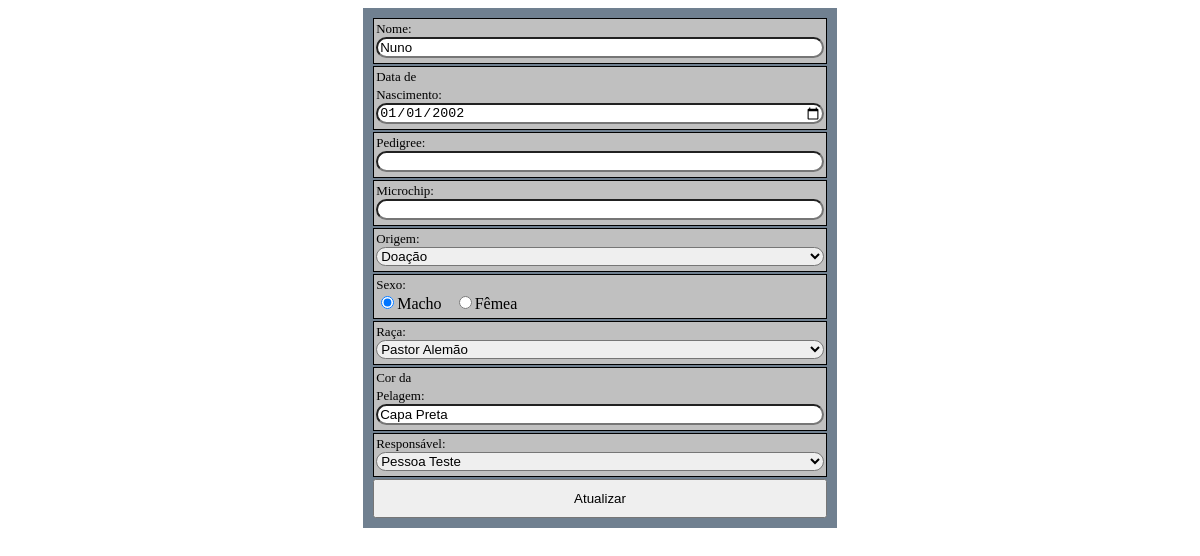
/src/Module/Canino/view/edit.php?id_canino=1, run on an earlier commit of the app's database.
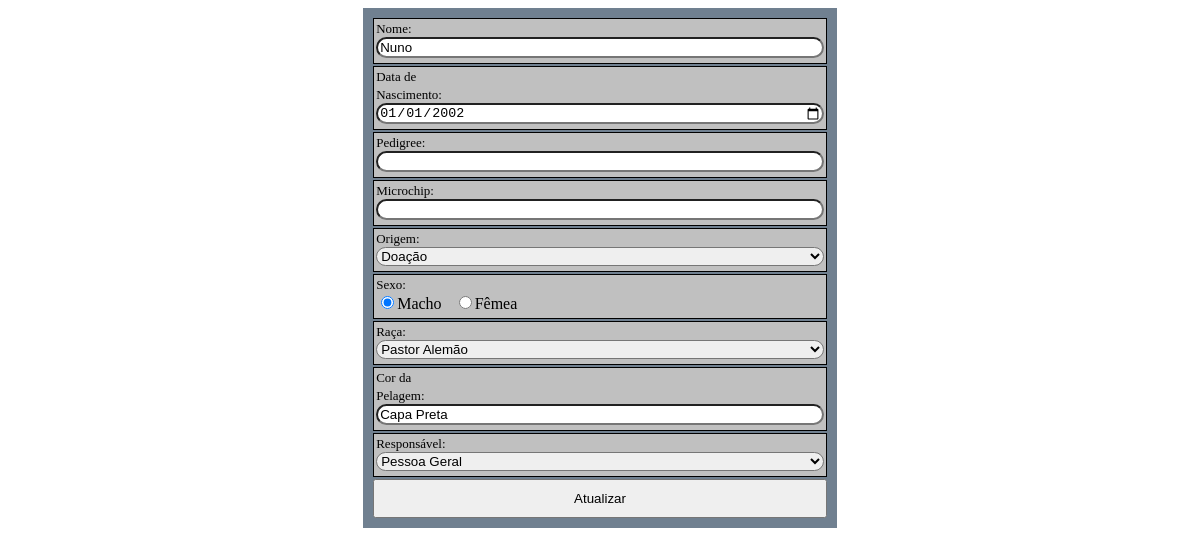
And on a later commit of the database.
### tables this page shows
CREATE TABLE `canino` (
  `id_canino` int(11) NOT NULL AUTO_INCREMENT,
  `nome_canino` text,
  `data_nascimento` date DEFAULT NULL,
  `pedigree` text,
  `microchip` text,
  `origem` varchar(50) DEFAULT NULL,
  `sexo` varchar(50) DEFAULT NULL,
  `id_raca` int(11) DEFAULT NULL,
  `id_box` int(11) DEFAULT NULL,
  `cpf` varchar(11) DEFAULT NULL,
  `cor` varchar(50) DEFAULT NULL,
  PRIMARY KEY (`id_canino`),
  KEY `id_raca` (`id_raca`),
  KEY `id_box` (`id_box`),
  KEY `canino_ibfk_1` (`cpf`),
  CONSTRAINT `canino_ibfk_1` FOREIGN KEY (`cpf`) REFERENCES `pessoa` (`cpf`),
  CONSTRAINT `canino_ibfk_2` FOREIGN KEY (`id_raca`) REFERENCES `raca` (`id_raca`),
  CONSTRAINT `canino_ibfk_3` FOREIGN KEY (`id_box`) REFERENCES `box` (`id_box`)
);

CREATE TABLE `pessoa` (
  `cpf` varchar(11) NOT NULL,
  `email` text,
  `nome_pessoa` text,
  `senha` text,
  `id_perfil` int(11) DEFAULT NULL,
  PRIMARY KEY (`cpf`),
  KEY `id_perfil` (`id_perfil`),
  CONSTRAINT `pessoa_ibfk_1` FOREIGN KEY (`id_perfil`) REFERENCES `perfil` (`id_perfil`)
);

CREATE TABLE `raca` (
  `id_raca` int(11) NOT NULL AUTO_INCREMENT,
  `nome_raca` text,
  PRIMARY KEY (`id_raca`)
);

### src/Module/Canino/Model/CaninoTabela.php (called while the page is built, shortened)
<?php
class CaninoTabela implements ITabela{
    public static function getInstancia() {
        $ds = new \CasteloBranco\Canil\Data\ClientDataSet();
        $ds->setTable("canino");
        return $ds;
    }
    public static function find(array $id) {
        $ds = self::getInstancia();
        return \CasteloBranco\Canil\Factory\Creator::
                factoryMethod(Canino::class,$ds->getRow($id));
    }
}

### src/Data/ClientDataSet.php (called while the page is built, shortened)
<?php
class ClientDataSet {
    private $table;
    public function setTable($table) {
        $this->table = $table;
        return $this;
    }
    public function getRow(array $id){
        $ds = new Table\SelectData($this->table);
        $ds->setWhere($id);
        $ds->setVals($id);
        return $ds->row();
    }
}

### src/Data/Table/SelectData.php (called while the page is built, shortened)
<?php
class SelectData extends DataSet{
    private $table;
    private $join = array();
    private $order = array();
    private $group = array();
    private $where = array();
    private $having = array();
    private $limit = array();
    public function __construct($tblName) {
        $this->table = $tblName;
    }
    public function getComando() {
        $cmd = "SELECT ".substr($this->getCols(),0,-1)." FROM $this->table".$this->space($this->join);
        $cmd .= $this->getJoin().$this->space($this->where);
        $cmd .= $this->getWhere().$this->space($this->group);
        $cmd .= substr($this->getGroup(),0,-1).$this->space($this->having);
        $cmd .= $this->getHaving().$this->space($this->order);
        $cmd .= substr($this->getOrder(),0,-1).$this->space($this->limit);
        $cmd .= substr($this->getLimit(),0,-1).";";
        return $cmd;
    }
    private function getCols(){
        $cols = NULL;
        $cols .= $this->getConcat();
        return "* ";
    }
    private function getConcat(){
        $concat = NULL;
        return $concat;
    }
    private function getJoin(){
        $join = NULL;
        return $join;
    }
     private function getOrder(){
        $order = NULL;
        return $order;
    }
    private function getGroup(){
        $group = NULL;
        return $group;
    }
    private function getHaving(){
        $having = NULL;
        return $having;
    }
    private function getWhere(){
        $where = NULL;
        $termos = NULL;
        if(count($this->where)>0){
            $where .= "WHERE ";
            foreach ($this->where as $str => $value){
                $termos .= "$str LIKE :$str AND";
            }
            $where .= substr($termos,0,-4);
        }
        return $where;
    }
    private function getLimit(){
        $limit = NULL;
        return $limit;
    }
    private function space(array $var){
        if(count($var)>0){
            return " ";
        }
        return NULL;
    }
    public function setVals(array $vals) {
        $this->values = array_merge($this->values,$vals);
    }
    public function setWhere(array $where){
        $this->where = array_merge($this->where,$where);
    }
    public function row($sql = NULL) {
        $sql .= $this->getComando();
        return parent::row($sql);
    }
}

### src/Data/DataSet.php (called while the page is built, shortened)
<?php
class DataSet {
    private $params = array();
    protected $values = array();
    private function init($sql){
        try{
            $con = Conexao::getConection();
            $stmt = $con->prepare($sql);
            foreach ($this->values as $key => $values){
                if(!isset($this->params[$key])){
                    $this->params[$key] = \PDO::PARAM_STR;
                }
                $stmt->bindValue($key,$values,$this->params[$key]);
            }
            $stmt->execute();
            return $stmt;
        } catch (\PDOException $ex) {
            throw $ex;
        }
    }
    public function row($sql){
        $stmt = $this->init($sql);
        $row = $stmt->fetch(\PDO::FETCH_ASSOC);
        return $row;
    }
}

### src/Module/Canino/Controller/CaninoController.php (called while the page is built, shortened)
<?php
class CaninoController implements \CasteloBranco\Canil\Interfaces\IController {
    public function editAction() {
        $canino = \CasteloBranco\Canil\Module\Canino\Model\CaninoTabela::
                find(filter_input_array(INPUT_GET));
        $raca = \CasteloBranco\Canil\Module\Raca\Model\RacaTabela::findAll();
        $pessoa = \CasteloBranco\Canil\Module\Pessoa\Model\PessoaTabela::findAll();
        return array(
          "canino" => $canino,
          "racas" => $raca,
          "pessoa" => $pessoa,
        );
    }
}

### src/Module/Canino/Model/Canino.php (called while the page is built, shortened)
<?php
class Canino extends Product{
    public function setIdCanino($idCanino) {
        return $this;
    }
    public function setNomeCanino($nomeCanino) {
        return $this;
    }
    public function setDataNascimento($dataNascimento) {
        return $this;
    }
    public function setMicrochip($microchip) {
        return $this;
    }
    public function setPedigree($pedigree) {
        return $this;
    }
    public function setOrigem($origem) {
        return $this;
    }
    public function setSexo($sexo) {
        return $this;
    }
    public function setIdRaca($idRaca) {
        return $this;
    }
    public function setIdBox($idBox) {
        return $this;
    }
    public function setCpf($cpf) {
        return $this;
    }
    public function setCor($cor) {
        return $this;
    }
}

### src/Module/Canino/view/edit.php (the view, shortened to what the changed rows need)
<!DOCTYPE html>
<html>
    <head>
        <?php
            $ctrl = new \CasteloBranco\Canil\Module\Canino\Controller\CaninoController();
            $dados = $ctrl->editAction();
            $can = $dados["canino"];
        ?>
        <link href="../../../public/css/principal.css" rel="stylesheet" type="text/css">
    </head>
    <body>
        <form name="edit_canine" method="post" action="">
            <div>
                <label for="nome_canino">Nome:</label>
                <input type="text" name="nome_canino" value="<?php echo $can->getNomeCanino();?>">
            </div>
            <div>
                <label for="data_nascimento">Data de Nascimento:</label>
                <input type="date" name="data_nascimento" value="<?php echo $can->getDataNascimento();?>">
            </div>
            <div>
                <label for="origem">Origem:</label>
                <select name="origem">
                    <option <?php if($can->getOrigem()=="Doação"):?>
                        selected="true"<?php endif;?> >Doação</option>
                </select>
            </div>
            <div>
                <label for="sexo">Sexo:</label>
                <input type="radio" name="sexo" value="Macho"
                    <?php if($can->getSexo() == "Macho"): ?>
                       checked="true"<?php endif;?>>Macho &nbsp;
                <input type="radio" name="sexo" value="Fêmea"
                       <?php if($can->getSexo() == "Fêmea"): ?>
                       checked="true"<?php endif;?>>Fêmea
            </div>
            <div>
                <label for="id_raca">Raça:</label>
                <select name="id_raca">
                    <?php foreach($dados["racas"] as $opt):?>
                    <option value="<?php echo $opt->id_raca ?>"
                          <?php if($can->getIdRaca()==$opt->id_raca):?>
                        selected="true"<?php endif;?> ><?php
                    echo $opt->nome_raca ?></option>
                    <?php endforeach; ?>
                </select>
            </div>
            <div>
                <label for="cor">Cor da Pelagem:</label>
                <input type="text" name="cor" value="<?php echo $can->getCor();?>">
            </div>
            <div>
                <label for="cpf">Responsável:</label>
                <select name="cpf">
                    <?php foreach ($dados["pessoa"] as $opt): ?>
                    <option value="<?php echo $opt->cpf; ?>"
                             <?php if($can->getCpf()==$opt->cpf):?>
                        selected="true"<?php endif;?>>
                        <?php echo $opt->nome_pessoa; ?></option>
                    <?php endforeach; ?>
                </select>
            </div>
        </form>
    </body>
</html>

What changed in the data, as far as the page shows it:
changed through a linked row, canino "Nuno": cpf "Pessoa Teste" → "Pessoa Geral"
